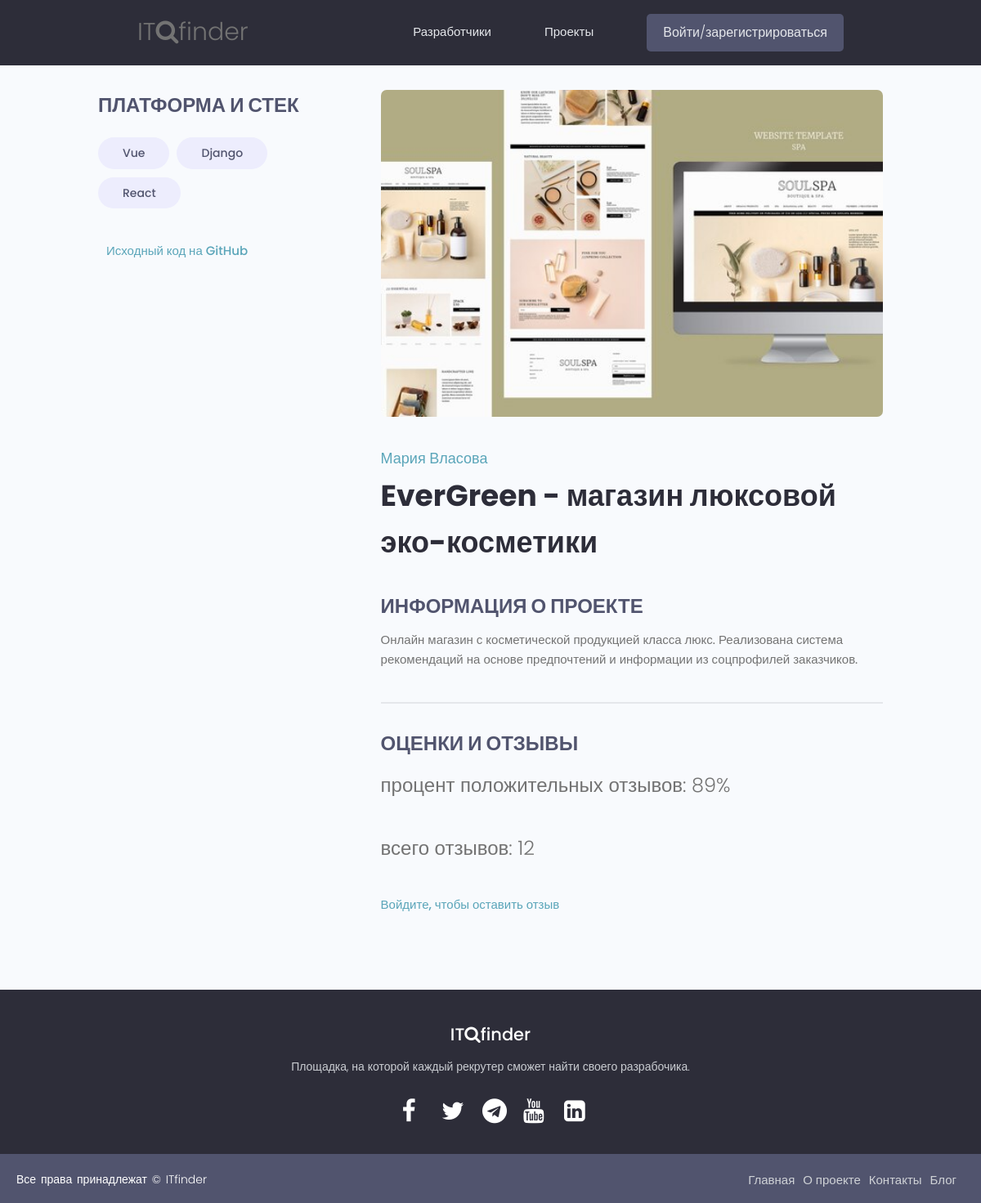
Page /projects/project/evergreen-shop-luxury-cosmetics/ on the committed database.
### projects/models.py (models this page shows, shortened)
class Tag(models.Model):
    name = models.CharField(max_length=100)
    slug = models.SlugField()
    created = models.DateTimeField(auto_now_add=True)
    id = models.UUIDField(default=uuid.uuid4, unique=True, primary_key=True, editable=False)
    def __str__(self):
        return self.name

class Project(models.Model):
    owner = models.ForeignKey(
        Profile, null=True, blank=True, on_delete=models.CASCADE)
    title = models.CharField(max_length=100)
    slug = models.SlugField()
    image = models.ImageField(null=True, blank=True, default="project_images/default.jpg", upload_to='project_images')
    description = models.TextField(null=True, blank=True)
    tags = models.ManyToManyField(Tag, blank=True)
    total_votes = models.IntegerField(default=0, null=True, blank=True)
    votes_ratio = models.IntegerField(default=0, null=True, blank=True)
    source_link = models.CharField(max_length=500, null=True, blank=True)
    created = models.DateTimeField(auto_now_add=True)
    id = models.UUIDField(default=uuid.uuid4, unique=True, primary_key=True, editable=False)

### users/models.py (models this page shows)
class Profile(models.Model):
    user = models.OneToOneField(
        User, on_delete=models.CASCADE, null=True, blank=True)
    name = models.CharField(max_length=50, blank=True, null=True)
    email = models.EmailField(max_length=50, blank=True, null=True)
    username = models.CharField(max_length=50, blank=True, null=True)
    city = models.CharField(max_length=50, blank=True, null=True)
    intro = models.CharField(max_length=200, blank=True, null=True)
    bio = models.TextField(blank=True, null=True)
    image = models.ImageField(
        null=True, blank=True, upload_to='profile_images', default="profile_images/default.jpg")
    skills = models.ManyToManyField(Skill, blank=True)
    github = models.CharField(max_length=100, blank=True, null=True)
    created = models.DateTimeField(auto_now_add=True)
    id = models.UUIDField(default=uuid.uuid4, unique=True,
                          primary_key=True, editable=False)
    def __str__(self):
        return str(self.username)
    class Meta:
        ordering = ['created']

### projects/views.py (the view)
# urls.py: path('project/<slug:project_slug>/', views.project, name="project"),
def project(request, project_slug):
	project = Project.objects.get(slug=project_slug)
	tags = project.tags.all()
	return render(request, 'projects/single-project.html', {'project': project})

### projects/templates/projects/single-project.html (shortened to what this page needs)
{% extends 'base.html' %}
{% block content %}
<main class="singleProject my-md">
    <div class="container">
        <div class="layout">
            <div class="column column--1of3">
                <h3 class="singleProject__subtitle">Платформа и стек</h3>
                <div class="singleProject__toolStack">
                {% for tag in project.tags.all %}
                <a href="{% url 'tag' tag.slug %}" class="tag tag--pill tag--sub tag--lg">{{tag}}</a>
                {% endfor %}
                </div>
                {% if project.source_link %}
                <a class="singleProject__liveLink" href="{{ project.source_link }}" target="_blank">Исходный код на GitHub
                </a>
                {% endif %}
            </div>
            <div class="column column--2of3">
                <img class="singleProject__preview" src="{{ project.image.url }}" alt="скриншот проекта" />
                <a href="{% url 'user-profile' project.owner %}"
                    class="singleProject__developer">{{ project.owner.name }}</a>
                <h2 class="singleProject__title">{{ project.title }}</h2>
                <h3 class="singleProject__subtitle">Информация о проекте</h3>
                <div class="singleProject__info">
                    {{ project.description }}
                </div>
                <div class="comments">
                    <h3 class="singleProject__subtitle">Оценки и отзывы</h3>
                    <h5 class="project--rating">
                    процент положительных отзывов: {{project.votes_ratio}}%
                    </h5>
                    <h5 class="project--rating">
                    всего отзывов: {{project.total_votes}}
                    </h5>
                    {% if request.user.profile.id in project.reviewers %}
                    <p>Вы уже писали отзыв об этом проекте</p>
                    {% elif request.user.profile == project.owner %}
                    <p>Вы не можете оставлять отзывы к собственным проектам</p>
                    {% else %}
                    <a href="{% url 'login' %}?next={{ request.path }}">Войдите, чтобы оставить отзыв</a>
                    {% endif %}
                </div>
            </div>
        </div>
    </div>
</main>
{% endblock %}

### static/styles/main.css (style rules this page uses)
* { margin: 0; padding: 0; box-sizing: border-box; }
:root { --color-sub: #2d2d39; }
img { width: 100%; }
.singleProject .column--1of3 { order: 2; }
@media screen and (min-width: 1081px) { .singleProject .column--1of3 { order: 1; } }
@media screen and (min-width: 1081px) { .singleProject .column--2of3 { order: 2; } }
.singleProject__toolStack { margin-top: 2rem; margin-bottom: 4rem; }
.singleProject__liveLink { font-weight: 500; transition: all 0.3s ease-in-out; border-bottom: 2px solid transparent; }
.singleProject__preview { height: 50vh; object-fit: cover; object-position: top center; margin-bottom: 3rem; border-radius: 0.7rem; }
.singleProject__developer { font-size: 1.8rem; font-weight: 500; }
.singleProject__title { font-size: 3.6rem; font-weight: 700; color: var(--color-sub); margin-bottom: 3rem; }
.project--rating { margin-bottom: 1.6em; margin-top: .5em; }
.singleProject__subtitle { text-transform: uppercase; font-size: 2.4rem; font-weight: 700; color: var(--color-sub-light); margin-bottom: 1rem; }
.comments { margin-top: 4rem; padding-top: 3rem; border-top: 2px solid var(--color-light); }

### static/uikit/styles/modules/_variables.css (style rules this page uses)
:root { --color-main: #5aa5b9; --color-main-light: #e6faff; --color-sub: #3f4156; --color-sub-light: #51546e; --color-sub-lighter: #ededfd; --color-text: #737373; --color-gray: #8b8b8b; --color-light: #e5e7eb; --color-light-gray: #767676; --color-bg: #f8fafd; --color-white: #fffefd; --color-white-light: #f3f3f3; --color-success: #359e64; --color-success-bg: #def8e8; --color-error: #fc4b0b; --color-error-bg: #fff2ee; --font-base: 'Poppins', arial, helvetica, 'Segoe UI', roboto, ubuntu, sans-serif; --font-monospace: 'Fira Code', 'Courier New', courier, monospace; --font-regular: 300; --font-medium: 500; --font-bold: 700; --generic-shadow: 1px 1px 5px #00000010; --generic-transition: all 0.3s ease-in-out; }

### static/uikit/styles/modules/_base.css (style rules this page uses)
* { margin: 0; padding: 0; box-sizing: border-box; text-rendering: optimizeLegibility; color: inherit; font-size: inherit; }
html { font-size: 50%; }
@media only screen and (min-width: 480px) { html { font-size: 56.25%; } }
@media only screen and (min-width: 1200px) { html { font-size: 62.5%; } }
body { line-height: 1.6; font-weight: 400; font-size: 1.5rem; color: var(--color-text); background-color: var(--color-bg); min-height: 100vh; }

### static/uikit/styles/modules/_typography.css (style rules this page uses)
* { font-family: var(--font-base); }
h2 { font-size: 3.6rem; font-weight: var(--font-bold); }
h3 { font-size: 3.2rem; font-weight: var(--font-medium); }
h5 { font-size: 2.4rem; font-weight: var(--font-medium); }
h5, h6 { font-weight: var(--font-regular); }
a { padding-bottom: 2px; text-decoration: none; display: inline-block; color: var(--color-main); font-weight: var(--font-medium); }

### static/uikit/styles/modules/_utilities.css (style rules this page uses)
.container { width: 92%; max-width: 165rem; margin: 0 auto; box-sizing: border-box; }
@media screen and (min-width: 1000px) { .container { width: 90%; } }
@media screen and (min-width: 1200px) { .container { width: 80%; } }
.my-md { margin: 3rem auto; }

### static/uikit/styles/modules/_tag.css (style rules this page uses)
.tag { display: inline-flex; align-items: center; background-color: var(--color-sub); height: -webkit-fit-content; height: -moz-fit-content; height: fit-content; width: -webkit-fit-content; width: -moz-fit-content; width: fit-content; border-radius: 0.5rem; padding: 0.5rem 1.5rem; font-size: 1.2rem; cursor: pointer; }
.tag:not(:last-child) { margin-right: 0.25rem; margin-bottom: 0.75rem; }
.tag--pill { border-radius: 5rem; }
.tag--sub, .tag--sub > small { background: var(--color-sub-lighter); color: var(--color-sub-light); font-weight: 500; }
.tag--lg { padding: 0.8rem 3rem; font-size: 1.4rem; }
.tag--lg:not(:last-child) { margin-right: 0.5rem; margin-bottom: 1rem; }

### static/uikit/styles/modules/_layout.css (style rules this page uses)
.layout { display: flex; flex-flow: row wrap; justify-content: space-between; }
.layout > .column { margin-bottom: 3rem; }
.layout > .column.column--1of3 { flex-basis: 30%; }
.layout > .column.column--2of3 { flex-basis: 64%; }

### rows in the picture
Tag: name "Vue"
Tag: name "Django"
Tag: name "React"
Project: image (picture), owner.name "Мария Власова", title "EverGreen - магазин люксовой эко-косметики", description "Онлайн магазин с косметической продукцией класса люкс. Реализована система рекомендаций на основе предпочтений и информации из соцпрофилей заказчиков.", votes_ratio "89", total_votes "12"
